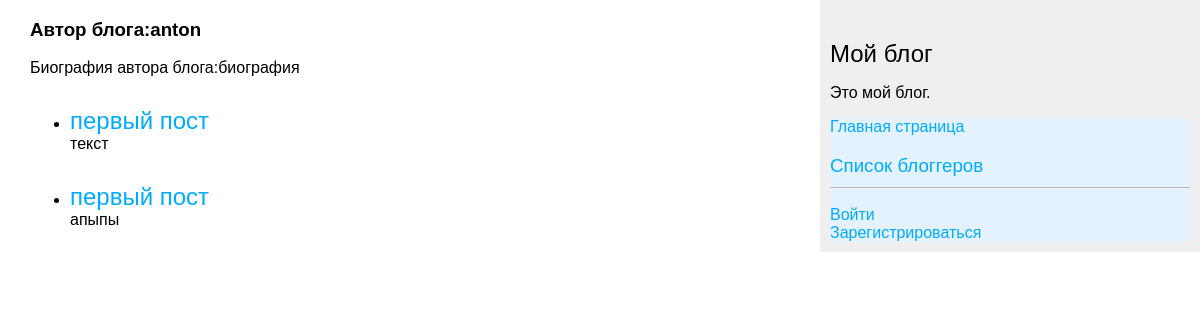
The app's page /blog/blogger/anton/ with its own data.
### app/models.py (models this page shows, shortened)
class Profile(models.Model):
    user=models.OneToOneField(User, related_name="profile",
    on_delete=models.CASCADE)
    bio=models.TextField(max_length=200)

class Post(models.Model):
    title=models.CharField(max_length=200)
    text=models.CharField(max_length=200)
    slug=models.SlugField(max_length=200, blank=True)
    author=models.ForeignKey(User, on_delete=models.CASCADE)
    created_on=models.DateField(auto_now_add=True)
    status=models.IntegerField(choices=STATUS,default=0)
    class Meta:
        ordering=['-created_on']

### app/views.py (the view)
# urls.py: path('blogger/<username>/',views.userpage, name='userpage'),
def userpage(request,username):
    user=User.objects.get(username=username)
    posts=Post.objects.filter(author=user) #все посты автора
    profile=Profile.objects.get(user=user) #профиль автора
    return render(request, 'profilepage.html',{'user': user,
     'posts':posts, 'profile': profile} )

### templates/profilepage.html
{% extends 'base.html' %}
{% block content %}
<h3>Автор блога:{{profile.user}}</h3>
<p1>Биография автора блога:{{profile.bio}}</p1>
<ul>
{% for post in posts %}
<li>
<h2><a href="{% url 'detail' post.id %}">{{post.title}}</a></h2>
{{post.text}}
</li>
{% endfor %}
</ul>
{% endblock content %}

### static/css/blog.css (style rules this page uses)
body { margin:0; padding:0; font-family:helvetica, sans-serif; }
a { color:#00abff; text-decoration:none; }
h2 { font-weight:normal; margin:30px 0 0; }

### records on screen
Profile: user "anton", bio "биография"
Post: title "первый пост", text "текст"
Post: title "первый пост", text "апыпы"
